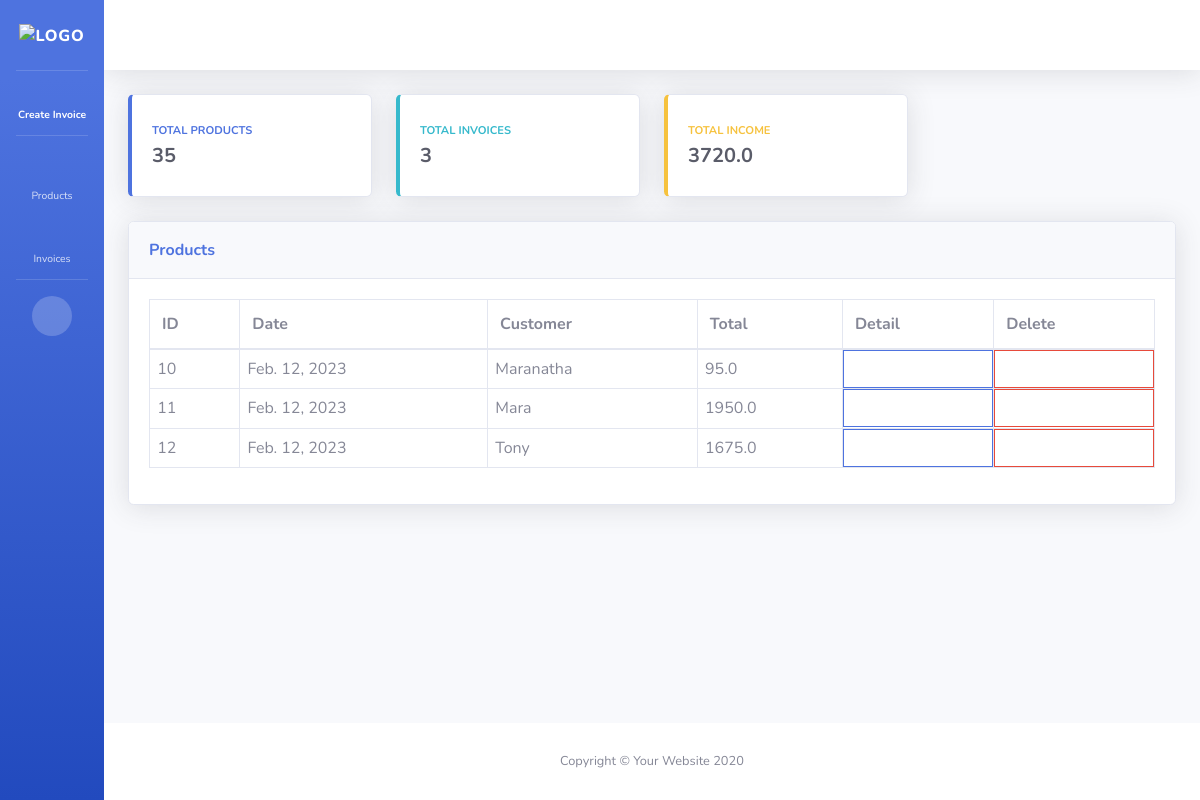
Page /view_invoice/ on the committed database.
### invoice/models.py (models this page shows, shortened)
class Invoice(models.Model):
    date = models.DateField(auto_now_add=True)
    customer = models.TextField(default='')
    contact = models.CharField(
        max_length=255, default='', blank=True, null=True)
    email = models.EmailField(default='', blank=True, null=True)
    comments = models.TextField(default='', blank=True, null=True)
    total = models.FloatField(default=0)

### invoice/views.py (the view)
# urls.py: path('view_invoice/', views.view_invoice, name='view_invoice'),
def view_invoice(request):
    total_product = Product.objects.count()
    total_invoice = Invoice.objects.count()
    total_income = getTotalIncome()
    invoice = Invoice.objects.all()
    context = {
        "total_product": total_product,
        "total_invoice": total_invoice,
        "total_income": total_income,
        "invoice": invoice,
    }
    return render(request, "invoice/view_invoice.html", context)

### invoice/views.py (called while the page is built)
def getTotalIncome():
    allInvoice = Invoice.objects.all()
    totalIncome = 0
    for curr in allInvoice:
        totalIncome += curr.total
    return totalIncome

### invoice/templates/invoice/view_invoice.html
{% extends "invoice/base/base.html" %}
{% block content %}
<div class="row">
    <div class="col-xl-12 col-lg-7">
        <div class="card shadow mb-4">
            <div class="card-header py-3 d-flex flex-row align-items-center justify-content-between">
                <label class="m-0 font-weight-bold text-primary">Products</label>
            </div>
            <div class="card-body">
                <div class="table-responsive">
                    <table class="table table-bordered" id="dataTable" width="100%" cellspacing="0">
                        <thead>
                        <tr>
                            <th>ID</th>
                            <th>Date</th>
                            <th>Customer</th>
                            <th>Total</th>
                            <th>Detail</th>
                            <th>Delete</th>
                        </tr>
                        </thead>
                        <tbody>
                        {% for i in invoice %}
                        <tr>
                            <td style="padding: 0.45em;">
                                {{i.id}}
                            </td>
                            <td style="padding: 0.45em;">
                                {{i.date}}
                            </td>
                            <td style="padding: 0.45em;">
                                {{i.customer}}
                            </td>
                            <td style="padding: 0.45em;">
                                {{i.total}}
                            </td>
                            <td style="padding: 0;">
                                <a href="{% url 'view_invoice_detail' i.id %}" class="btn btn-outline-primary"
                                   style="width: 100%; height: 100%; border-radius: 0">
                                    <i class="fas fa-long-arrow-alt-right"></i>
                                </a>
                            </td>
                            <td style="padding: 0;">
                                <a href="{% url 'delete_invoice' i.id %}" class="btn btn-outline-danger"
                                   style="width: 100%; height: 100%; border-radius: 0">
                                    <i class="fas fa-trash-alt"></i>
                                </a>
                            </td>
                        {% endfor %}
                        </tbody>
                    </table>
                </div>
            </div>
        </div>
    </div>
</div>
{% endblock %}

### rows in the picture
Invoice: id "10", date "Feb. 12, 2023", customer "Maranatha", total "95.0"
Invoice: id "11", date "Feb. 12, 2023", customer "Mara", total "1950.0"
Invoice: id "12", date "Feb. 12, 2023", customer "Tony", total "1675.0"

### other values in the picture
{{ total_product }} "35"
{{ total_invoice }} "3"
{{ total_income }} "3720.0"
